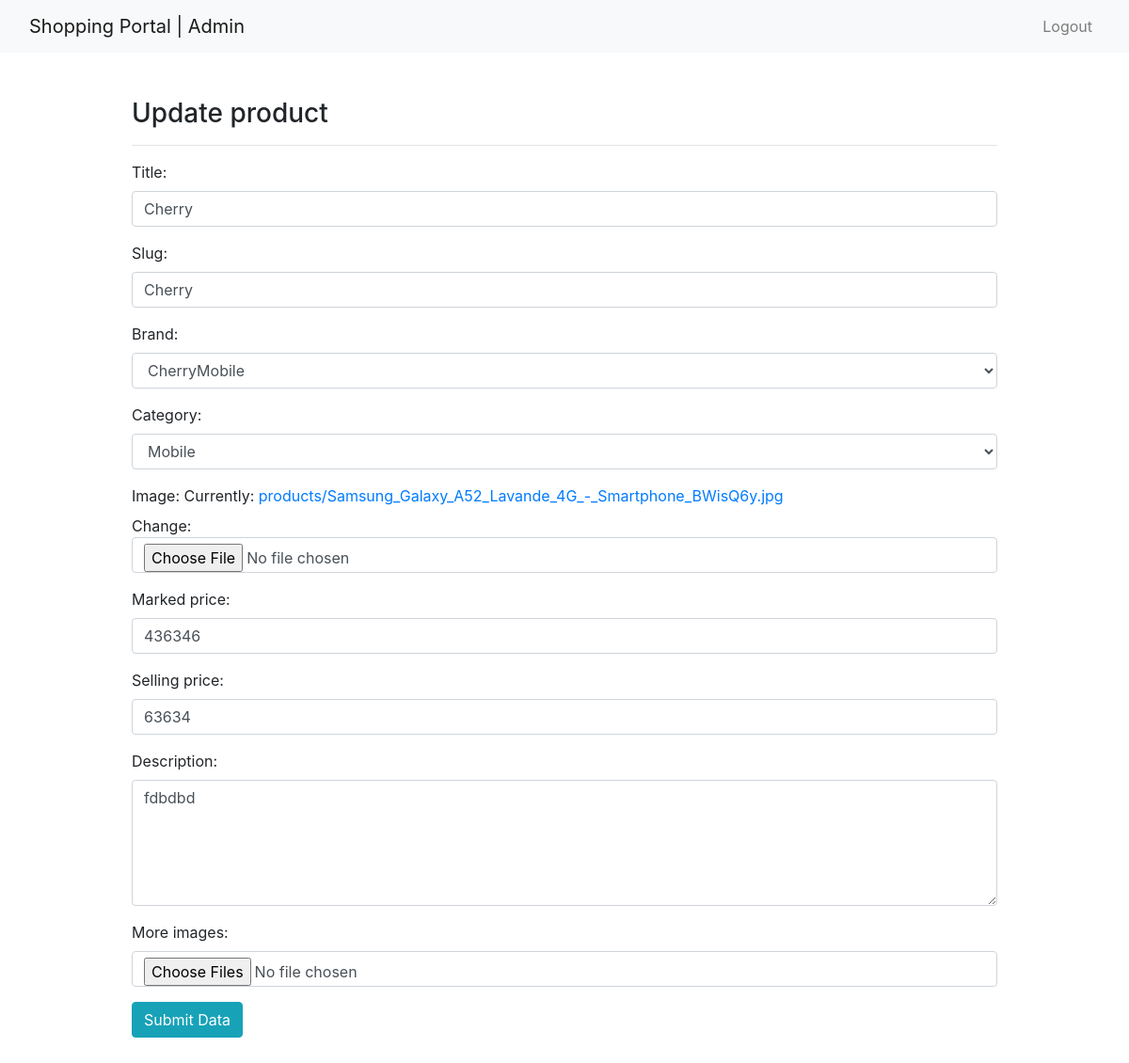
Page /admin-product-update/7 on the committed database.
### ecomapp/models.py (models this page shows, shortened)
class Product(models.Model):
    title = models.CharField(max_length=200)
    slug = models.SlugField(unique=True)
    category = models.CharField(max_length=2, choices=CATEGORY_CHOICES)
    image = models.ImageField(upload_to="products")
    marked_price = models.PositiveIntegerField()
    selling_price = models.PositiveIntegerField()
    description = models.TextField()
    brand = models.CharField(max_length=20, choices=BRAND_CHOICES)
    view_count = models.PositiveIntegerField(default=0)

### ecomapp/views.py (the view)
# urls.py: path("admin-product-update/<int:pk>", views.AdminProductAdmin, name="productupdate"),
def AdminProductAdmin(request, pk):
    product = Product.objects.get(id=pk)
    form = ProductForm(instance=product)
    if request.method == 'POST':
        form = ProductForm(request.POST, instance=product)
        if form.is_valid():
            form.save()
            return redirect('ecomapp:manageproduct')
    context = {
        'form': form,
    }
    return render(request, 'adminpages/adminproductupdate.html', context)

### templates/adminpages/adminproductupdate.html (shortened to what this page needs)
{% extends 'adminpages/adminbase.html' %}
{% block content %}
<div class="container my-5">
    <div class="row">
        <div class="col-md-10 mx-auto">
            <h3>Update product</h3>
            <hr>
            <form action="" method="POST" enctype="multipart/form-data">
                {{form.as_p}}
                <button class="btn btn-info">Submit Data</button>
            </form>
        </div>
    </div>
</div>
{% endblock %}

### rows in the picture
Product: title "Cherry", slug "Cherry", brand "CherryMobile", category "Mobile", marked_price "436346", selling_price "63634", description "fdbdbd"
